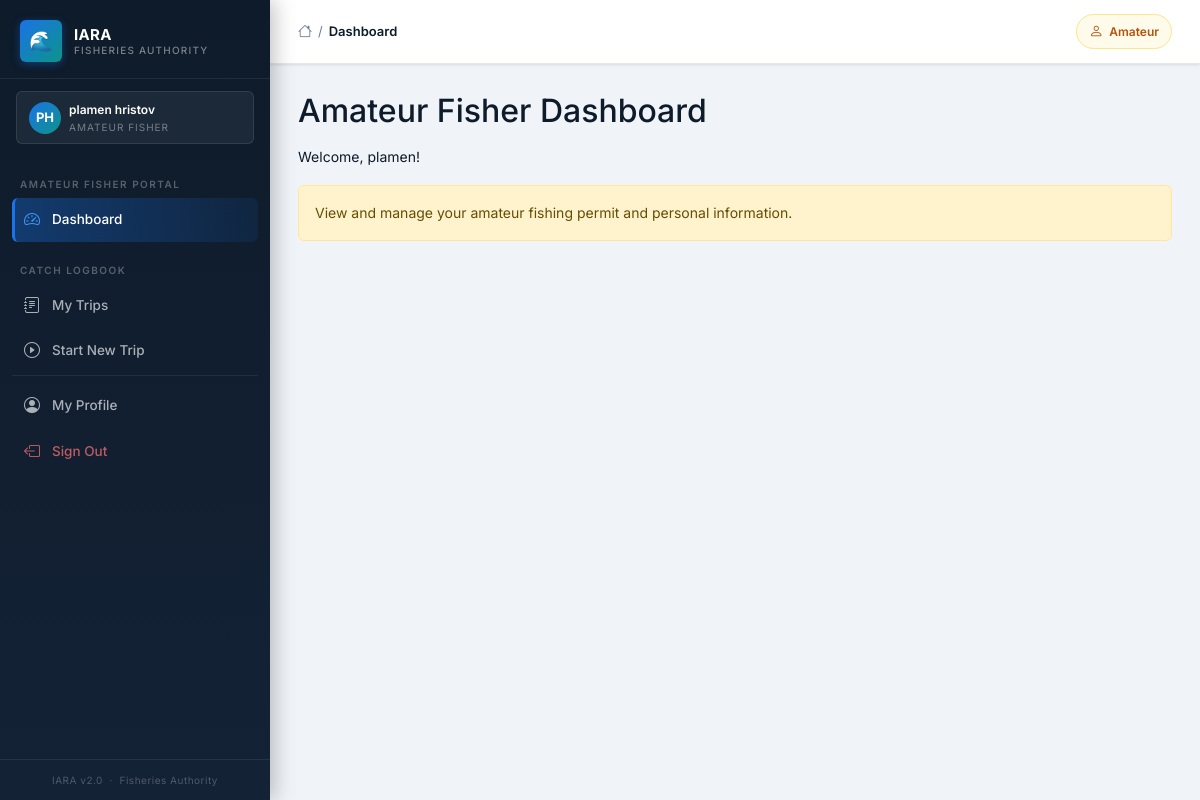
Screenshot of /amateur/dashboard (signed in) with the database file from the repository.
### iara_app/models.py (models this page shows, shortened)
class User(UserMixin, db.Model):
    __tablename__ = "users"
    id = db.Column(db.Integer, primary_key=True)
    first_name = db.Column(db.String(50), nullable=False)
    last_name = db.Column(db.String(50), nullable=False)
    email = db.Column(db.String(120), unique=True, nullable=False)
    phone = db.Column(db.String(20), nullable=False)
    role = db.Column(db.String(50), nullable=False)
    password_hash = db.Column(db.String(128), nullable=False)
    vessel_registration = db.Column(db.String(50))
    fishing_permit_number = db.Column(db.String(50))
    inspector_id = db.Column(db.Integer, db.ForeignKey("users.id"), nullable=True)
    id_number = db.Column(db.String(50))
    age_category = db.Column(db.String(20))
    created_at = db.Column(db.DateTime, default=datetime.utcnow)
    is_active = db.Column(db.Boolean, default=True)
    reset_token       = db.Column(db.String(100), nullable=True)
    reset_token_expiry = db.Column(db.DateTime, nullable=True)
    failed_logins   = db.Column(db.Integer, default=0)
    locked_until    = db.Column(db.DateTime, nullable=True)
    inspections = db.relationship("Inspection", foreign_keys="Inspection.inspector_id", backref="inspector", lazy=True)
    scheduled_inspections = db.relationship("ScheduledInspection", foreign_keys="ScheduledInspection.inspector_id", backref="assigned_inspector", lazy=True)
    created_scheduled_inspections = db.relationship("ScheduledInspection", foreign_keys="ScheduledInspection.created_by_id", backref="created_by_user", lazy=True)
    audit_logs = db.relationship("AuditLog", foreign_keys="AuditLog.user_id", backref="user", lazy=True)

### iara_app/routes/fisherman.py (the view)
@bp.route("/amateur/dashboard")
@login_required
@fisherman_required
def amateur_dashboard():
    if current_user.role not in ["amateur"]:
        abort(403)
    return render_template("dashboard/amateur_dashboard.html")

### iara_app/__init__.py (called while the page is built)
def create_app():
    app = Flask(__name__)
    app.config.from_object(Config)
    db.init_app(app)
    login_manager.init_app(app)
    migrate.init_app(app, db)
    csrf.init_app(app)
    from .models import User
    @login_manager.user_loader
    def load_user(user_id):
        user = db.session.get(User, int(user_id))   # SQLAlchemy 2.x style
        if user is None:
            return None
        if not user.is_active:
            return None
        return user
    from .routes import register_blueprints
    register_blueprints(app)
    scheduler.init_app(app)
    scheduler.start()
    scheduler.add_job(
        id="expire_permits_daily",
        func=expire_old_permits,
        trigger="interval",
        days=1
    )
    return app

### iara_app/templates/dashboard/amateur_dashboard.html
{% extends "layout/base.html" %}
{% block content %}
<h2 class="mb-3">Amateur Fisher Dashboard</h2>
<p>Welcome, {{ current_user.first_name }}!</p>
<div class="alert alert-warning">
    View and manage your amateur fishing permit and personal information.
</div>
{% endblock %}

### iara_app/templates/layout/base.html (shortened to what this page needs)
<!DOCTYPE html>
<html lang="en">
<head>
  <link href="https://cdn.jsdelivr.net/npm/bootstrap@5.3.2/dist/css/bootstrap.min.css" rel="stylesheet">
  <link rel="stylesheet" href="https://cdn.jsdelivr.net/npm/bootstrap-icons@1.11.3/font/bootstrap-icons.min.css">
  <link rel="stylesheet" href="{{ url_for('static', filename='css/iara_theme.css') }}">
</head>
<body>
  {% if current_user.is_authenticated %}
  <aside class="iara-sidebar">
    <a class="sidebar-brand" href="#">
      <div class="sidebar-brand-icon">🌊</div>
      <div class="sidebar-brand-text">
        <div class="sidebar-brand-name">IARA</div>
        <div class="sidebar-brand-sub">Fisheries Authority</div>
      </div>
    </a>
    <div class="sidebar-role-banner">
      <div class="sidebar-role-avatar">
        {{ current_user.first_name[0]|upper }}{{ current_user.last_name[0]|upper }}
      </div>
      <div>
        <div class="sidebar-role-name">{{ current_user.first_name }} {{ current_user.last_name }}</div>
        <div class="sidebar-role-label">
          {% if current_user.role == "administrator" %}Administrator
          {% elif current_user.role == "inspector" %}Inspector
          {% elif current_user.role == "fisherman" %}Fisherman
          {% else %}Amateur Fisher{% endif %}
        </div>
      </div>
    </div>
    <nav class="sidebar-nav">
      {% if current_user.role == "amateur" %}
      <div class="sidebar-section-label">Amateur Fisher Portal</div>
      <a href="{{ url_for('fisherman.amateur_dashboard') }}"
        class="sidebar-link {% if request.endpoint == 'fisherman.amateur_dashboard' %}active{% endif %}">
        <i class="bi bi-speedometer2"></i> Dashboard
      </a>
      <div class="sidebar-section-label" style="margin-top:8px;">Catch Logbook</div>
      <a href="{{ url_for('trips.trips_list') }}"
        class="sidebar-link {% if request.endpoint in ['trips.trips_list','trips.trip_detail','trips.end_trip','trips.add_catch'] %}active{% endif %}">
        <i class="bi bi-journal-text"></i> My Trips
      </a>
      <a href="{{ url_for('trips.start_trip') }}"
        class="sidebar-link {% if request.endpoint == 'trips.start_trip' %}active{% endif %}">
        <i class="bi bi-play-circle"></i> Start New Trip
      </a>
      {% endif %}
      <div class="sidebar-divider" style="margin-top:auto;"></div>
      <a href="{{ url_for('auth.profile') }}"
        class="sidebar-link {% if request.endpoint == 'auth.profile' %}active{% endif %}">
        <i class="bi bi-person-circle"></i> My Profile
      </a>
      <a href="{{ url_for('auth.logout') }}" class="sidebar-link danger">
        <i class="bi bi-box-arrow-left"></i> Sign Out
      </a>
    </nav>
    <div class="sidebar-footer">
      IARA v2.0 &nbsp;·&nbsp; Fisheries Authority
    </div>
  </aside>
  {% endif %}
  <div class="iara-main" {% if not current_user.is_authenticated %}style="margin-left:0;" {% endif %}>
    <header class="iara-topbar">
      <div class="topbar-breadcrumb">
        <i class="bi bi-house" style="color:var(--text-secondary);font-size:14px;"></i>
        <span class="bc-sep">/</span>
        <span class="bc-current">{{ title if title else "Dashboard" }}</span>
      </div>
      <div class="topbar-actions">
        {% if current_user.is_authenticated %}
        {% if current_user.role == "administrator" %}
        <span class="topbar-badge">
          <i class="bi bi-shield-check"></i> Administrator
        </span>
        {% elif current_user.role == "inspector" %}
        <span class="topbar-badge" style="background:#eff6ff;border-color:#bfdbfe;color:#1d4ed8;">
          <i class="bi bi-clipboard2-check"></i> Inspector
        </span>
        {% elif current_user.role == "fisherman" %}
        <span class="topbar-badge" style="background:#f0fdf4;border-color:#bbf7d0;color:#15803d;">
          <i class="bi bi-water"></i> Fisherman
        </span>
        {% else %}
        <span class="topbar-badge" style="background:#fffbeb;border-color:#fde68a;color:#b45309;">
          <i class="bi bi-person"></i> Amateur
        </span>
        {% endif %}
        {% endif %}
      </div>
    </header>
    <main class="iara-content">
      {% block content %}{% endblock %}
    </main>
  </div>
</body>
</html>

### rows the page displays
User: first_name "P", last_name "H", first_name "plamen", last_name "hristov"

### other values shown
{{ title if title else "Dashboard" }} "Dashboard"
